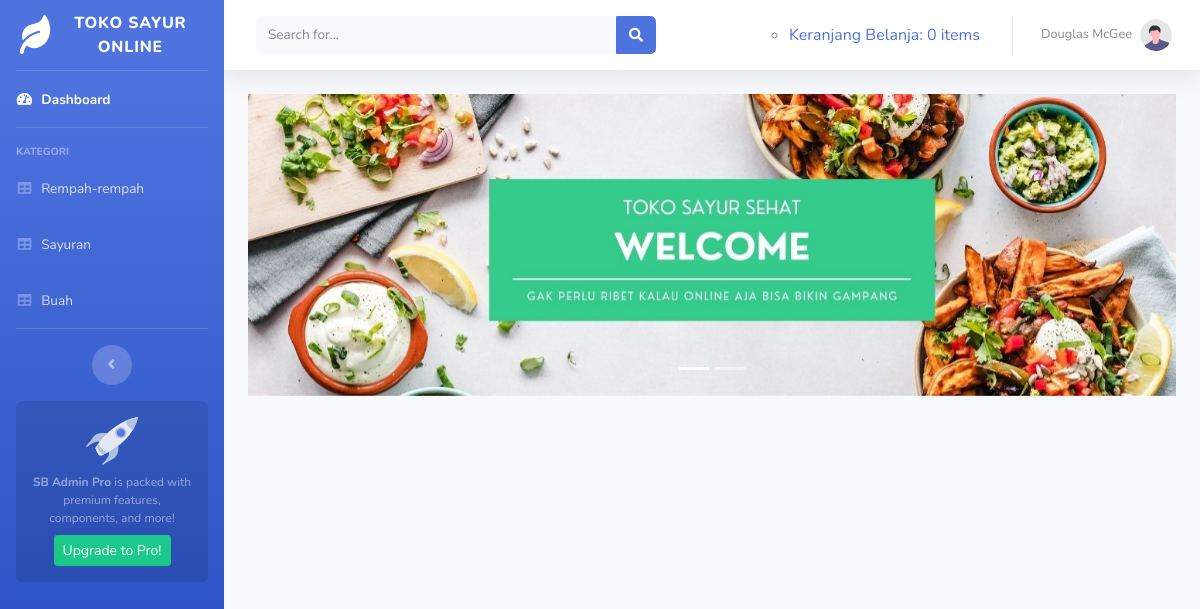
/toko_online/index.php/kategori/Sayuran, run on an earlier commit of the app's database.
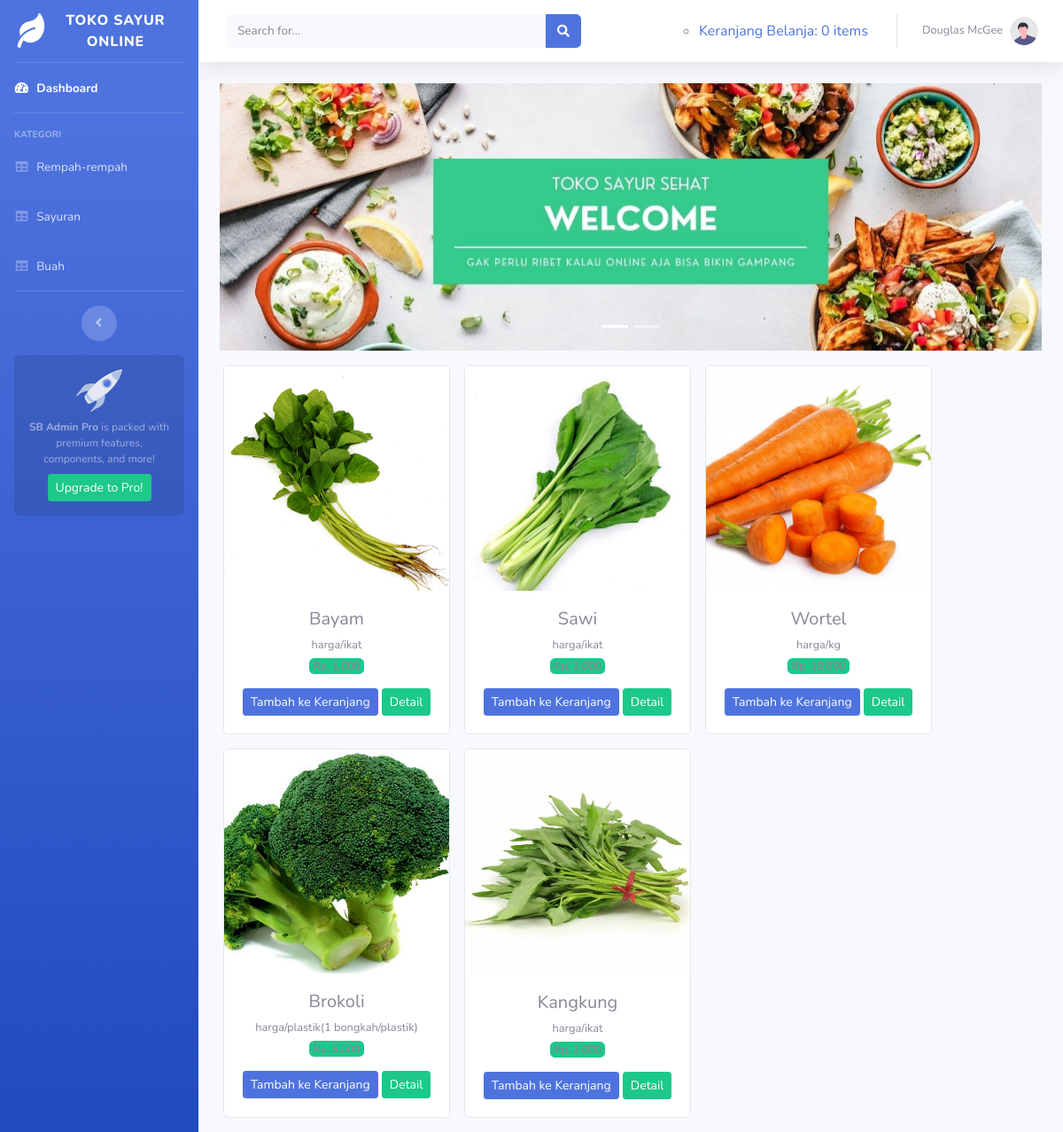
And on a later commit of the database.
### tables this page shows
CREATE TABLE `sayuran` (
  `id_sayuran` int(11) NOT NULL,
  `nama_sayuran` varchar(120) NOT NULL,
  `keterangan` varchar(225) NOT NULL,
  `kategori` varchar(60) NOT NULL,
  `harga` int(11) NOT NULL,
  `stok` int(4) NOT NULL,
  `gambar` text NOT NULL
);

### toko_online/application/controllers/kategori.php (called while the page is built, shortened)
<?php
 class Kategori extends CI_Controller{
	public function Sayuran(){
		$data['Sayuran'] = $this->model_kategori->data_sayuran()->result();
		$this->load->view('templates/header');
		$this->load->view('templates/sidebar');
		$this->load->view('Sayuran',$data);
		$this->load->view('templates/footer');
	}
}

### toko_online/index.php (called while the page is built, shortened)
<?php
require_once BASEPATH.'core/CodeIgniter.php';

### toko_online/application/models/model_kategori.php (called while the page is built, shortened)
<?php
class Model_kategori extends CI_Model{
	public function data_sayuran(){
		return $this->db->get_where("sayuran", array('kategori'=>'Sayuran'));
	}
}

### toko_online/application/views/Sayuran.php (the view, shortened to what this page needs)
<div class="container-fluid">
    <div id="carouselExampleIndicators" class="carousel slide" data-ride="carousel">
          <ol class="carousel-indicators">
            <li data-target="#carouselExampleIndicators" data-slide-to="0" class="active" ></li>
             <li data-target="#carouselExampleIndicators" data-slide-to="1"></li>
         </ol>
          <div class="carousel-inner">
            <div class="carousel-item active">
              <img src="<?php echo base_url('assets/img/slider1.jpg')?>" class="d-block w-100" alt="...">
            </div>
          </div>
        </div>
	<div class="row text-center mt-3">
		<?php foreach ($Sayuran as $brg) : ?>
			<div class="card ml-3 mb-3" style="width: 16rem;">
        <img src="<?php echo base_url().'/assets/img/'.$brg->gambar ?>" class="card-img-top" alt="...">
        <div class="card-body">
        <h5 class="card-title mb-1"><?php echo $brg->nama_sayuran ?></h5>
        <small><?php echo $brg->keterangan ?></small><br>
        <span class="badge bg-success mb-3">Rp.
          <?php echo number_format($brg->harga, 0, ',','.') ?></span><br>
          <?php echo anchor('dashboard/tambah_ke_keranjang/'.$brg ->id_sayuran,'<div class="btn btn-sm btn-primary">Tambah ke Keranjang</div>') ?>
        <a href="#" class="btn btn-sm btn-success">Detail</a>
      </div>
    </div>
		<?php endforeach; ?>
	</div>
</div>

What changed in the data, as far as the page shows it:
now on this page (row edited): sayuran: gambar (picture), nama_sayuran "Bayam", keterangan "harga/ikat", harga "1.000", id_sayuran "Tambah ke Keranjang"
now on this page (row edited): sayuran: gambar (picture), nama_sayuran "Sawi", keterangan "harga/ikat", harga "2.000", id_sayuran "Tambah ke Keranjang"
now on this page (row edited): sayuran: gambar (picture), nama_sayuran "Wortel", keterangan "harga/kg", harga "18.000", id_sayuran "Tambah ke Keranjang"
now on this page (row edited): sayuran: gambar (picture), nama_sayuran "Brokoli", keterangan "harga/plastik(1 bongkah/plastik)", harga "5.000", id_sayuran "Tambah ke Keranjang"
now on this page (row edited): sayuran: gambar (picture), nama_sayuran "Kangkung", keterangan "harga/ikat", harga "2.000", id_sayuran "Tambah ke Keranjang"
